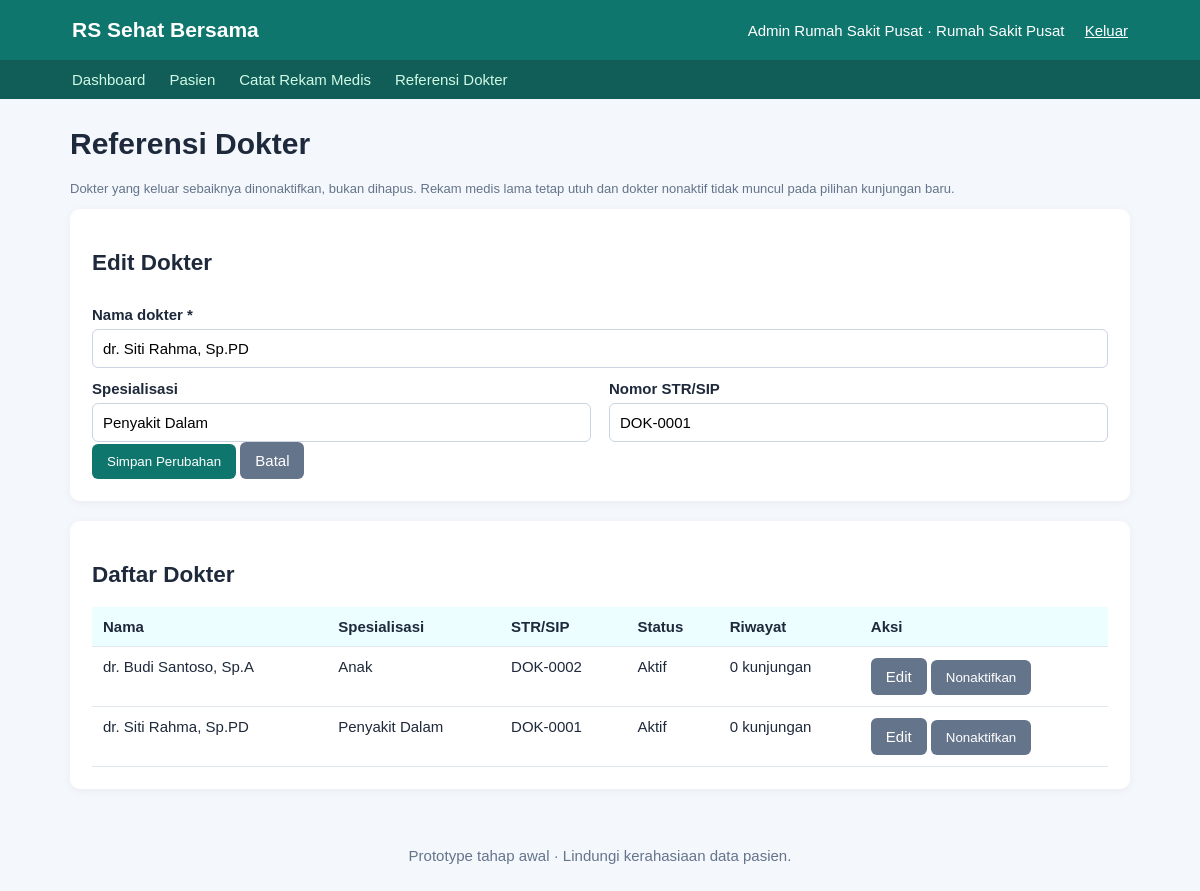
Page /doctors.php?edit=1 (signed in) on the committed database.
### tables this page shows
CREATE TABLE doctors (
  id INT UNSIGNED AUTO_INCREMENT PRIMARY KEY,
  full_name VARCHAR(150) NOT NULL,
  specialty VARCHAR(100) NULL,
  license_no VARCHAR(50) NULL,
  is_active TINYINT(1) NOT NULL DEFAULT 1,
  created_at TIMESTAMP DEFAULT CURRENT_TIMESTAMP,
  updated_at TIMESTAMP DEFAULT CURRENT_TIMESTAMP ON UPDATE CURRENT_TIMESTAMP,
  UNIQUE KEY uq_doctors_license (license_no),
  INDEX idx_doctors_active_name (is_active, full_name)
);

### doctors.php (the view, shortened to what this page needs)
<?php
require 'config.php';
$form = ['id' => '', 'full_name' => '', 'specialty' => '', 'license_no' => ''];
$editId = filter_var($_GET['edit'] ?? null, FILTER_VALIDATE_INT, ['options' => ['min_range' => 1]]) ?: 0;
if ($editId && $_SERVER['REQUEST_METHOD'] !== 'POST') {
    $stmt = db()->prepare('SELECT id, full_name, specialty, license_no FROM doctors WHERE id = ?');
    $stmt->execute([$editId]);
    $found = $stmt->fetch();
    if ($found) $form = $found;
    else $error = 'Dokter tidak ditemukan.';
}
$doctors = db()->query('SELECT d.*, (SELECT COUNT(*) FROM medical_records r WHERE r.doctor_id = d.id) AS visit_count FROM doctors d ORDER BY d.is_active DESC, d.full_name')->fetchAll();
?>
<h1>Referensi Dokter</h1>
<p class="muted">Dokter yang keluar sebaiknya dinonaktifkan, bukan dihapus. Rekam medis lama tetap utuh dan dokter nonaktif tidak muncul pada pilihan kunjungan baru.</p>
<div class="card">
<h2><?= $form['id'] ? 'Edit Dokter' : 'Tambah Dokter' ?></h2>
<form method="post">
<div class="form-grid">
<div class="full"><label>Nama dokter *</label><input name="full_name" maxlength="150" required value="<?=e($form['full_name'])?>" placeholder="Contoh: dr. Andi Wijaya, Sp.PD"></div>
<div><label>Spesialisasi</label><input name="specialty" maxlength="100" value="<?=e($form['specialty'])?>" placeholder="Contoh: Penyakit Dalam"></div>
<div><label>Nomor STR/SIP</label><input name="license_no" maxlength="50" value="<?=e($form['license_no'])?>"></div>
</div>
<button class="btn"><?= $form['id'] ? 'Simpan Perubahan' : 'Tambah Dokter' ?></button>
<?php if ($form['id']): ?> <a class="btn secondary" href="doctors.php">Batal</a><?php endif; ?>
</form>
</div>
<div class="card table-wrap"><h2>Daftar Dokter</h2>
<table><tr><th>Nama</th><th>Spesialisasi</th><th>STR/SIP</th><th>Status</th><th>Riwayat</th><th>Aksi</th></tr>
<?php foreach ($doctors as $doctor): ?>
<tr><td><?=e($doctor['full_name'])?></td><td><?=e($doctor['specialty'])?></td><td><?=e($doctor['license_no'])?></td><td><?= $doctor['is_active'] ? 'Aktif' : 'Nonaktif' ?></td><td><?= (int)$doctor['visit_count'] ?> kunjungan</td><td><a class="btn secondary" href="doctors.php?edit=<?=(int)$doctor['id']?>">Edit</a> <form method="post" style="display:inline"><input type="hidden" name="csrf" value="<?=e(csrf_token())?>"><input type="hidden" name="action" value="toggle"><input type="hidden" name="id" value="<?=(int)$doctor['id']?>"><button class="btn secondary"><?= $doctor['is_active'] ? 'Nonaktifkan' : 'Aktifkan' ?></button></form></td></tr>
<?php endforeach; ?>
</table></div>

### assets/style.css (style rules this page uses)
* { box-sizing:border-box }
body { margin:0;background:#f4f7fb;color:#1e293b;font:15px Arial,sans-serif }
.card { background:#fff;border-radius:10px;padding:22px;margin-bottom:20px;box-shadow:0 2px 10px #0000000c }
.btn { display:inline-block;background:#0f766e;color:#fff;border:0;border-radius:6px;padding:10px 15px;text-decoration:none;cursor:pointer }
.btn.secondary { background:#64748b }
label { display:block;font-weight:bold;margin:12px 0 6px }
input,select,textarea { width:100%;padding:10px;border:1px solid #cbd5e1;border-radius:6px;font:inherit }
.form-grid { display:grid;grid-template-columns:repeat(2,1fr);gap:0 18px }
.full { grid-column:1/-1 }
.table-wrap { overflow:auto }
table { width:100%;border-collapse:collapse;background:#fff }
th,td { padding:11px;border-bottom:1px solid #e2e8f0;text-align:left;vertical-align:top }
th { background:#ecfeff }
.muted { color:#64748b;font-size:13px }

### rows in the picture
doctors: full_name "dr. Siti Rahma, Sp.PD", specialty "Penyakit Dalam", license_no "DOK-0001", is_active "Aktif", visit_count "0"
doctors: full_name "dr. Budi Santoso, Sp.A", specialty "Anak", license_no "DOK-0002", is_active "Aktif", visit_count "0"

### other values in the picture
$u['full_name'] "Admin Rumah Sakit Pusat"
$u['branch_name'] "Rumah Sakit Pusat"
